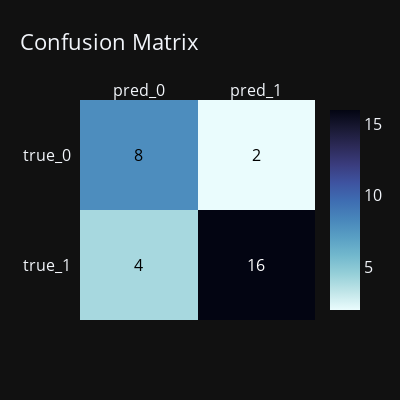

This figure's notebook cell:
### Code cell
cm = confusion_matrix(y_true, y_pred)

def plot_confusion_matrix(cm):
    cm = cm[::-1]
    cm = pd.DataFrame(cm, columns=['pred_0', 'pred_1'], index=['true_1', 'true_0'])
    fig = ff.create_annotated_heatmap(z=cm.values, x=list(cm.columns), y=list(cm.index),                                colorscale='ice', showscale=True, reversescale=True)
    fig.update_layout(width=400, height=400, title='Confusion Matrix', font_size=16)
    fig.show()

plot_confusion_matrix(cm) # Model przewidział klasę [0] w 8 przypadkach, a w 2 się pomylił. Klasę [1] przewidział 16 razy, pomylił się w 4 przypadkach.

### Figure 1 — Plotly figure (JSON) as saved in the notebook; plotly's stock layout.template omitted (floating-point values rounded to 4 significant figures)
{"data": [{"colorscale": [[0.0, "rgb(3, 5, 18)"], [0.09091, "rgb(25, 25, 51)"], [0.1818, "rgb(44, 42, 87)"], [0.2727, "rgb(58, 60, 125)"], [0.3636, "rgb(62, 83, 160)"], [0.4545, "rgb(62, 109, 178)"], [0.5455, "rgb(72, 134, 187)"], [0.6364, "rgb(89, 159, 196)"], [0.7273, "rgb(114, 184, 205)"], [0.8182, "rgb(149, 207, 216)"], [0.9091, "rgb(192, 229, 232)"], [1.0, "rgb(234, 252, 253)"]], "reversescale": true, "showscale": true, "x": ["pred_0", "pred_1"], "y": ["true_1", "true_0"], "z": [[4, 16], [8, 2]], "type": "heatmap"}], "layout": {"annotations": [{"font": {"color": "#000000"}, "showarrow": false, "text": "4", "x": "pred_0", "xref": "x", "y": "true_1", "yref": "y"}, {"font": {"color": "#FFFFFF"}, "showarrow": false, "text": "16", "x": "pred_1", "xref": "x", "y": "true_1", "yref": "y"}, {"font": {"color": "#000000"}, "showarrow": false, "text": "8", "x": "pred_0", "xref": "x", "y": "true_0", "yref": "y"}, {"font": {"color": "#000000"}, "showarrow": false, "text": "2", "x": "pred_1", "xref": "x", "y": "true_0", "yref": "y"}], "xaxis": {"dtick": 1, "gridcolor": "rgb(0, 0, 0)", "side": "top", "ticks": ""}, "yaxis": {"dtick": 1, "ticks": "", "ticksuffix": "  "}, "font": {"size": 16}, "width": 400, "height": 400, "title": {"text": "Confusion Matrix"}}}
